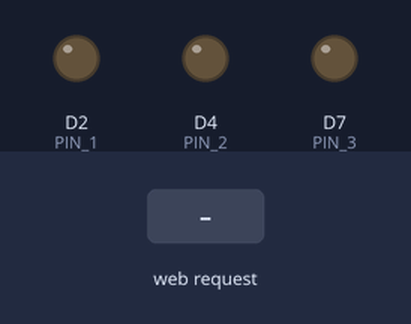
This sketch was run on a simulated Arduino Uno R4 WiFi. Parts: output pins drawn as LEDs (lit = HIGH). Dashed ring = blinking. The test bench sets the inputs (shaded band). WiFi joins after 1.5 s; servers stay silent unless stated; random numbers use the default seed unless the sketch sets one; not simulated (calls return 0 or success): secrets.h; what the sketch prints to the serial monitor is not drawn.

Above: at 2.7 s.
2.8 s: HTTP request GET /blink received
At 4.4 s:
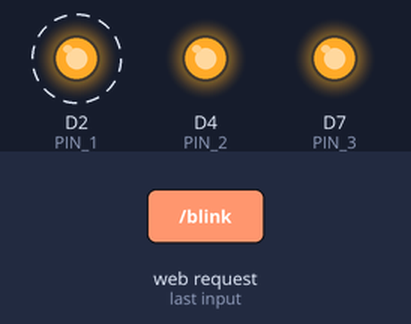
5.8 s: HTTP request GET /1 received
7.3 s: HTTP request GET /blink received
At 9.2 s:
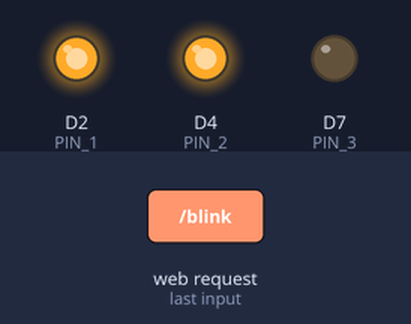
10.3 s: HTTP request GET /2 received
11.8 s: HTTP request GET /3 received
At 13.2 s:
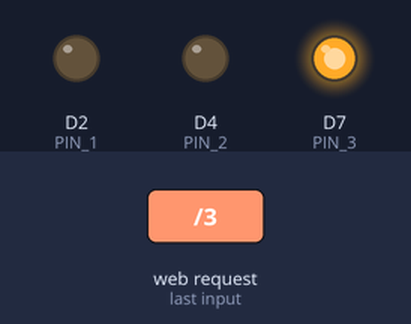
Timing chart, 0 to 14.3 s (numbered marks = the images above; inputs shaded):
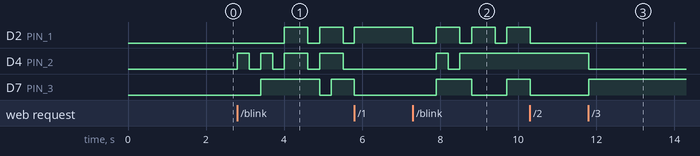

The sketch:

led-control.ino
```cpp
#include "WiFiS3.h"
#include "secrets.h"

// Pin-Definitionen
const int PIN_1 = 2;
const int PIN_2 = 4;
const int PIN_3 = 7;

// Modi
enum Mode { OFF, ALL, BLINK, MODE_1, MODE_2, MODE_3 };
Mode currentMode = OFF;

unsigned long previousMillis = 0;
const long BLINK_INTERVAL = 300;

WiFiServer server(80);

// ── Setup ────────────────────────────────────────────────────────────────────

void setup() {
  Serial.begin(115200);
  randomSeed(analogRead(0));

  pinMode(PIN_1, OUTPUT);
  pinMode(PIN_2, OUTPUT);
  pinMode(PIN_3, OUTPUT);

  connectWiFi();
  server.begin();
  Serial.println("HTTP Server gestartet");

  setMode(OFF);
}

// ── Loop ─────────────────────────────────────────────────────────────────────

void loop() {
  if (WiFi.status() != WL_CONNECTED) {
    Serial.println("WiFi verloren, verbinde neu...");
    connectWiFi();
  }
  handleClient();
  handleBlink();
}

// ── WiFi ─────────────────────────────────────────────────────────────────────

void connectWiFi() {
  WiFi.begin(ssid, password);
  Serial.print("Verbinde mit WiFi");
  while (WiFi.status() != WL_CONNECTED) {
    delay(500);
    Serial.print(".");
  }
  Serial.println(" verbunden!");
  Serial.print("IP Adresse: ");
  Serial.println(WiFi.localIP());
}

// ── LED-Steuerung ─────────────────────────────────────────────────────────────

void setMode(Mode mode) {
  currentMode = mode;
  switch (mode) {
    case OFF:
      digitalWrite(PIN_1, LOW);  digitalWrite(PIN_2, LOW);  digitalWrite(PIN_3, LOW);
      break;
    case ALL:
      digitalWrite(PIN_1, HIGH); digitalWrite(PIN_2, HIGH); digitalWrite(PIN_3, HIGH);
      break;
    case MODE_1:
      digitalWrite(PIN_1, HIGH); digitalWrite(PIN_2, LOW);  digitalWrite(PIN_3, LOW);
      break;
    case MODE_2:
      digitalWrite(PIN_1, LOW);  digitalWrite(PIN_2, HIGH); digitalWrite(PIN_3, LOW);
      break;
    case MODE_3:
      digitalWrite(PIN_1, LOW);  digitalWrite(PIN_2, LOW);  digitalWrite(PIN_3, HIGH);
      break;
    case BLINK:
      previousMillis = 0; // trigger immediately on first handleBlink call
      break;
  }
}

void handleBlink() {
  if (currentMode != BLINK) return;
  unsigned long now = millis();
  if (now - previousMillis >= BLINK_INTERVAL) {
    previousMillis = now;
    digitalWrite(PIN_1, random(0, 2));
    digitalWrite(PIN_2, random(0, 2));
    digitalWrite(PIN_3, random(0, 2));
  }
}

// ── Mode-Parsing ──────────────────────────────────────────────────────────────

Mode parseModeString(const String& s) {
  if (s == "OFF")   return OFF;
  if (s == "ALL")   return ALL;
  if (s == "BLINK") return BLINK;
  if (s == "ONE")   return MODE_1;
  if (s == "TWO")   return MODE_2;
  if (s == "THREE") return MODE_3;
  return currentMode; // unbekannt → keine Änderung
}

// Extrahiert den Wert des "mode"-Schlüssels aus einem JSON-Body wie {"mode":"BLINK"}
Mode parseModeFromBody(const String& body) {
  int keyIdx = body.indexOf("\"mode\"");
  if (keyIdx < 0) return currentMode;
  int open = body.indexOf('"', keyIdx + 6);
  if (open < 0) return currentMode;
  int close = body.indexOf('"', open + 1);
  if (close < 0) return currentMode;
  return parseModeString(body.substring(open + 1, close));
}

String modeLabel() {
  switch (currentMode) {
    case OFF:    return "Off";
    case ALL:    return "All";
    case BLINK:  return "Blink";
    case MODE_1: return "1";
    case MODE_2: return "2";
    case MODE_3: return "3";
    default:     return "?";
  }
}

// ── HTTP-Antworten ────────────────────────────────────────────────────────────

void sendJson(WiFiClient& client, const String& body) {
  client.println("HTTP/1.1 200 OK");
  client.println("Content-Type: application/json");
  client.println("Access-Control-Allow-Origin: *");
  client.println("Connection: close");
  client.println();
  client.println(body);
}

void sendHtmlPage(WiFiClient& client) {
  client.println("HTTP/1.1 200 OK");
  client.println("Content-Type: text/html; charset=UTF-8");
  client.println("Access-Control-Allow-Origin: *");
  client.println("Connection: close");
  client.println();
  client.println("<!DOCTYPE html><html><head>");
  client.println("<meta charset=\"UTF-8\">");
  client.println("<meta name=\"viewport\" content=\"width=device-width, initial-scale=1.0\">");
  client.println("<title>1, 2 oder 3 Steuerung</title>");
  client.println("<style>");
  client.println("body{font-family:sans-serif;padding:15px}");
  client.println("h1,h2{text-align:center}");
  client.println("form{margin-bottom:10px}");
  client.println("input[type=submit]{width:100%;padding:20px;font-size:18px;cursor:pointer;border:1px solid #ccc;border-radius:5px;background:#f0f0f0}");
  client.println("input[type=submit]:hover{background:#e0e0e0}");
  client.println("</style></head><body>");
  client.print("<h1>Modus: "); client.print(modeLabel()); client.println("</h1>");
  client.println("<h2>Licht Steuerung</h2>");
  client.println("<form action=\"/set\" method=\"get\"><input type=\"hidden\" name=\"mode\" value=\"OFF\"><input type=\"submit\" value=\"Off\"></form>");
  client.println("<form action=\"/set\" method=\"get\"><input type=\"hidden\" name=\"mode\" value=\"ALL\"><input type=\"submit\" value=\"All\"></form>");
  client.println("<form action=\"/set\" method=\"get\"><input type=\"hidden\" name=\"mode\" value=\"BLINK\"><input type=\"submit\" value=\"Blink\"></form>");
  client.println("<form action=\"/set\" method=\"get\"><input type=\"hidden\" name=\"mode\" value=\"ONE\"><input type=\"submit\" value=\"1\"></form>");
  client.println("<form action=\"/set\" method=\"get\"><input type=\"hidden\" name=\"mode\" value=\"TWO\"><input type=\"submit\" value=\"2\"></form>");
  client.println("<form action=\"/set\" method=\"get\"><input type=\"hidden\" name=\"mode\" value=\"THREE\"><input type=\"submit\" value=\"3\"></form>");
  client.println("</body></html>");
}

// ── Client-Handler ────────────────────────────────────────────────────────────

void handleClient() {
  WiFiClient client = server.available();
  if (!client) return;

  Serial.println("Neuer Client verbunden.");

  String method = "";
  String path   = "";
  int contentLength = 0;
  bool firstLine = true;
  String currentLine = "";

  while (client.connected()) {
    if (!client.available()) continue;

    char c = client.read();

    if (c == '\n') {
      if (currentLine.length() == 0) {
        // Leerzeile = Ende der Header → Body lesen
        String body = "";
        if (contentLength > 0) {
          unsigned long t = millis();
          while ((int)body.length() < contentLength && millis() - t < 2000) {
            if (client.available()) body += (char)client.read();
          }
        }

        // Dispatch
        if (method == "POST" && path == "/mode") {
          setMode(parseModeFromBody(body));
          Serial.print("POST /mode → "); Serial.println(modeLabel());
          sendJson(client, "{\"success\":true}");

        } else {
          // GET: /set?mode=VALUE oder Legacy-Pfade
          if (path.startsWith("/set?mode=")) {
            setMode(parseModeString(path.substring(10)));
          } else if (path == "/blink") { setMode(BLINK); }
          else if (path == "/off")     { setMode(OFF);   }
          else if (path == "/1")       { setMode(MODE_1);}
          else if (path == "/2")       { setMode(MODE_2);}
          else if (path == "/3")       { setMode(MODE_3);}
          Serial.print("GET "); Serial.print(path); Serial.print(" → "); Serial.println(modeLabel());
          sendHtmlPage(client);
        }
        break;

      } else {
        if (firstLine) {
          // Erste Zeile: "GET /path HTTP/1.1"
          int s1 = currentLine.indexOf(' ');
          int s2 = currentLine.indexOf(' ', s1 + 1);
          method = currentLine.substring(0, s1);
          path   = currentLine.substring(s1 + 1, s2);
          firstLine = false;
        } else if (currentLine.startsWith("Content-Length: ")) {
          contentLength = currentLine.substring(16).toInt();
        }
        currentLine = "";
      }
    } else if (c != '\r') {
      currentLine += c;
    }
  }

  client.stop();
  Serial.println("Client getrennt.");
}
```

Measured:
- after the input at 2.8 s, D2 (PIN_1): alternates HIGH for 0.60 s and LOW for 0.30 s, starting after 1.2 s; D4 (PIN_2): LOW → HIGH at once, → LOW 0.30 s later, → HIGH 0.30 s later, → LOW 0.30 s later, … (8 changes in this stretch); D7 (PIN_3): LOW → HIGH after 0.61 s, → LOW 1.5 s later, → HIGH 0.30 s later
- after the input at 7.3 s, D2 (PIN_1): HIGH → LOW at once, then repeats every 0.90 s: HIGH 0.60 s, LOW 0.30 s; D4 (PIN_2): LOW → HIGH after 0.60 s, → LOW 0.30 s later, → HIGH 0.30 s later; D7 (PIN_3): LOW → HIGH after 0.60 s, → LOW 0.90 s later, → HIGH 0.90 s later
- after the input at 11.8 s, D4 (PIN_2): HIGH → LOW at once; D7 (PIN_3): LOW → HIGH at once
